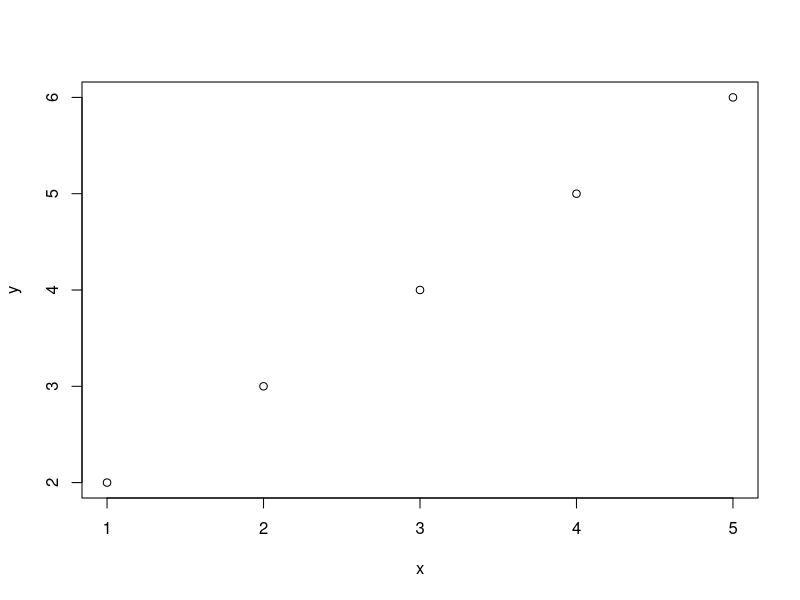

Here is the R script that generated this plot: (Note: this script raises an error after producing the figure.)
## ---- chunk 1
x = 1
class(x)
typeof(x)
dim(x)
## ---- chunk 2
knitr::include_graphics("http://r4ds.had.co.nz/diagrams/data-structures-overview.png")
## ---- chunk 3
x = 5
## ---- chunk 4
sin(x)
exp(x)
sinx = sin(x)
## ---- chunk 5
plus1 = function(x) {
  x + 1
}
plus1(x)
## ---- chunk 6
x = c(1, 2, 5)
x
x^2
x + 2
## ---- chunk 7
x = c(1, 2, 5)
for(i in x){
  print(i^2)
}
## ---- chunk 8
for(i in 1:length(x)){
  if(i == 1) x2 = x[i]^2
  else x2 = c(x2, x[i]^2)
}
x2
## ---- chunk 9
a = TRUE
b = 1:5
c = pi
d = "Hello Leeds"
## ---- chunk 10
ab = c(a, b)
ab
class(ab)
## ---- chunk 11
class(c(a, b))
class(c(a, c))
class(c(b, d))
## ---- chunk 12
x = 1:5
y = 2:6
plot(x, y)
## ---- chunk 13
x = seq(1,2, by = 0.2)
length(x)
x = seq(1, 2, length.out = 5)
length(x)
## ---- chunk 14
x = 1:5
# class(x)
x = c(1:4, 4.9999999)
# class(x)
## ---- chunk 15
library(sf)
## ---- chunk 16
x = 1:9
y = x^2
xdf = data.frame(v1 = x, x = x, y = y)
xsf = st_as_sf(x = xdf, coords = c("x", "y"))
world
library(spData)
plot(world)
class(world)
dim(world)
w = spData::world
names(w)
## ---- chunk 17
knitr::include_graphics("http://geocompr.robinlovelace.net/figures/sf-classes.png")
## ---- chunk 18
class(xsf)
names(xsf)
xsf$geometry[1]
unclass(xsf$geometry[1][[1]])
attributes(xsf$geometry[1][[1]])
## ---- chunk 19
(xy = st_point(c(5, 2))) # XY point
(xyg = st_sfc(xy))
(xysf = st_sf(xyg))
